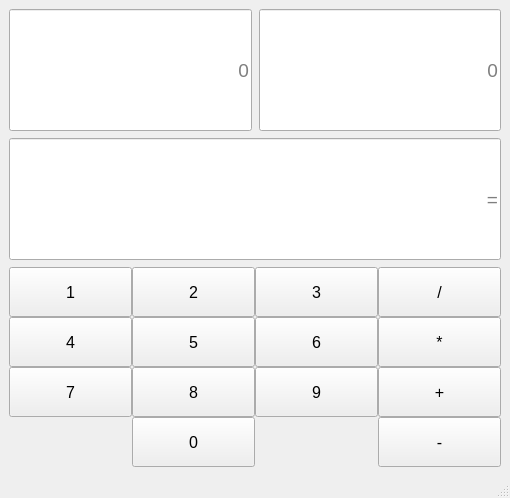
<?xml version="1.0" encoding="UTF-8"?>
<ui version="4.0">
 <class>MainWindow</class>
 <widget class="QMainWindow" name="MainWindow">
  <property name="geometry">
   <rect>
    <x>0</x>
    <y>0</y>
    <width>510</width>
    <height>498</height>
   </rect>
  </property>
  <property name="minimumSize">
   <size>
    <width>0</width>
    <height>0</height>
   </size>
  </property>
  <property name="windowTitle">
   <string>Calculator</string>
  </property>
  <widget class="QWidget" name="centralwidget">
   <layout class="QGridLayout" name="gridLayout_3">
    <item row="0" column="0">
     <layout class="QVBoxLayout" name="verticalLayout">
      <property name="spacing">
       <number>7</number>
      </property>
      <property name="sizeConstraint">
       <enum>QLayout::SetDefaultConstraint</enum>
      </property>
      <property name="topMargin">
       <number>0</number>
      </property>
      <item>
       <layout class="QHBoxLayout" name="horizontalLayout">
        <item>
         <widget class="QLineEdit" name="lineInput">
          <property name="sizePolicy">
           <sizepolicy hsizetype="Expanding" vsizetype="Expanding">
            <horstretch>0</horstretch>
            <verstretch>0</verstretch>
           </sizepolicy>
          </property>
          <property name="minimumSize">
           <size>
            <width>0</width>
            <height>50</height>
           </size>
          </property>
          <property name="font">
           <font>
            <pointsize>14</pointsize>
           </font>
          </property>
          <property name="inputMethodHints">
           <set>Qt::ImhFormattedNumbersOnly</set>
          </property>
          <property name="inputMask">
           <string notr="true">#00000000</string>
          </property>
          <property name="text">
           <string/>
          </property>
          <property name="alignment">
           <set>Qt::AlignRight|Qt::AlignTrailing|Qt::AlignVCenter</set>
          </property>
          <property name="placeholderText">
           <string>0</string>
          </property>
         </widget>
        </item>
        <item>
         <widget class="QLineEdit" name="lineInput_2">
          <property name="sizePolicy">
           <sizepolicy hsizetype="Expanding" vsizetype="Expanding">
            <horstretch>0</horstretch>
            <verstretch>0</verstretch>
           </sizepolicy>
          </property>
          <property name="minimumSize">
           <size>
            <width>0</width>
            <height>50</height>
           </size>
          </property>
          <property name="font">
           <font>
            <pointsize>14</pointsize>
           </font>
          </property>
          <property name="inputMethodHints">
           <set>Qt::ImhFormattedNumbersOnly</set>
          </property>
          <property name="inputMask">
           <string notr="true">000000000</string>
          </property>
          <property name="text">
           <string/>
          </property>
          <property name="alignment">
           <set>Qt::AlignRight|Qt::AlignTrailing|Qt::AlignVCenter</set>
          </property>
          <property name="placeholderText">
           <string>0</string>
          </property>
         </widget>
        </item>
       </layout>
      </item>
      <item>
       <widget class="QLineEdit" name="lineOutput">
        <property name="sizePolicy">
         <sizepolicy hsizetype="Expanding" vsizetype="Expanding">
          <horstretch>0</horstretch>
          <verstretch>0</verstretch>
         </sizepolicy>
        </property>
        <property name="minimumSize">
         <size>
          <width>0</width>
          <height>50</height>
         </size>
        </property>
        <property name="font">
         <font>
          <pointsize>14</pointsize>
         </font>
        </property>
        <property name="text">
         <string/>
        </property>
        <property name="alignment">
         <set>Qt::AlignRight|Qt::AlignTrailing|Qt::AlignVCenter</set>
        </property>
        <property name="readOnly">
         <bool>true</bool>
        </property>
        <property name="placeholderText">
         <string>=</string>
        </property>
       </widget>
      </item>
      <item>
       <layout class="QGridLayout" name="gridLayout_2">
        <property name="spacing">
         <number>0</number>
        </property>
        <item row="2" column="2">
         <widget class="QPushButton" name="num_9">
          <property name="sizePolicy">
           <sizepolicy hsizetype="Minimum" vsizetype="Expanding">
            <horstretch>0</horstretch>
            <verstretch>0</verstretch>
           </sizepolicy>
          </property>
          <property name="minimumSize">
           <size>
            <width>0</width>
            <height>50</height>
           </size>
          </property>
          <property name="font">
           <font>
            <pointsize>12</pointsize>
           </font>
          </property>
          <property name="focusPolicy">
           <enum>Qt::NoFocus</enum>
          </property>
          <property name="text">
           <string>9</string>
          </property>
         </widget>
        </item>
        <item row="0" column="2">
         <widget class="QPushButton" name="num_3">
          <property name="sizePolicy">
           <sizepolicy hsizetype="Minimum" vsizetype="Expanding">
            <horstretch>0</horstretch>
            <verstretch>0</verstretch>
           </sizepolicy>
          </property>
          <property name="minimumSize">
           <size>
            <width>0</width>
            <height>50</height>
           </size>
          </property>
          <property name="font">
           <font>
            <pointsize>12</pointsize>
           </font>
          </property>
          <property name="focusPolicy">
           <enum>Qt::NoFocus</enum>
          </property>
          <property name="text">
           <string>3</string>
          </property>
         </widget>
        </item>
        <item row="0" column="1">
         <widget class="QPushButton" name="num_2">
          <property name="sizePolicy">
           <sizepolicy hsizetype="Minimum" vsizetype="Expanding">
            <horstretch>0</horstretch>
            <verstretch>0</verstretch>
           </sizepolicy>
          </property>
          <property name="minimumSize">
           <size>
            <width>0</width>
            <height>50</height>
           </size>
          </property>
          <property name="font">
           <font>
            <pointsize>12</pointsize>
           </font>
          </property>
          <property name="focusPolicy">
           <enum>Qt::NoFocus</enum>
          </property>
          <property name="text">
           <string>2</string>
          </property>
         </widget>
        </item>
        <item row="1" column="1">
         <widget class="QPushButton" name="num_5">
          <property name="sizePolicy">
           <sizepolicy hsizetype="Minimum" vsizetype="Expanding">
            <horstretch>0</horstretch>
            <verstretch>0</verstretch>
           </sizepolicy>
          </property>
          <property name="minimumSize">
           <size>
            <width>0</width>
            <height>50</height>
           </size>
          </property>
          <property name="font">
           <font>
            <pointsize>12</pointsize>
           </font>
          </property>
          <property name="focusPolicy">
           <enum>Qt::NoFocus</enum>
          </property>
          <property name="text">
           <string>5</string>
          </property>
         </widget>
        </item>
        <item row="2" column="0">
         <widget class="QPushButton" name="num_7">
          <property name="sizePolicy">
           <sizepolicy hsizetype="Minimum" vsizetype="Expanding">
            <horstretch>0</horstretch>
            <verstretch>0</verstretch>
           </sizepolicy>
          </property>
          <property name="minimumSize">
           <size>
            <width>0</width>
            <height>50</height>
           </size>
          </property>
          <property name="font">
           <font>
            <pointsize>12</pointsize>
           </font>
          </property>
          <property name="focusPolicy">
           <enum>Qt::NoFocus</enum>
          </property>
          <property name="text">
           <string>7</string>
          </property>
         </widget>
        </item>
        <item row="3" column="1">
         <widget class="QPushButton" name="num_0">
          <property name="sizePolicy">
           <sizepolicy hsizetype="Minimum" vsizetype="Expanding">
            <horstretch>0</horstretch>
            <verstretch>0</verstretch>
           </sizepolicy>
          </property>
          <property name="minimumSize">
           <size>
            <width>0</width>
            <height>50</height>
           </size>
          </property>
          <property name="font">
           <font>
            <pointsize>12</pointsize>
           </font>
          </property>
          <property name="focusPolicy">
           <enum>Qt::NoFocus</enum>
          </property>
          <property name="text">
           <string>0</string>
          </property>
         </widget>
        </item>
        <item row="0" column="0">
         <widget class="QPushButton" name="num_1">
          <property name="sizePolicy">
           <sizepolicy hsizetype="Minimum" vsizetype="Expanding">
            <horstretch>0</horstretch>
            <verstretch>0</verstretch>
           </sizepolicy>
          </property>
          <property name="minimumSize">
           <size>
            <width>0</width>
            <height>50</height>
           </size>
          </property>
          <property name="font">
           <font>
            <pointsize>12</pointsize>
           </font>
          </property>
          <property name="focusPolicy">
           <enum>Qt::NoFocus</enum>
          </property>
          <property name="text">
           <string>1</string>
          </property>
         </widget>
        </item>
        <item row="2" column="1">
         <widget class="QPushButton" name="num_8">
          <property name="sizePolicy">
           <sizepolicy hsizetype="Minimum" vsizetype="Expanding">
            <horstretch>0</horstretch>
            <verstretch>0</verstretch>
           </sizepolicy>
          </property>
          <property name="minimumSize">
           <size>
            <width>0</width>
            <height>50</height>
           </size>
          </property>
          <property name="font">
           <font>
            <pointsize>12</pointsize>
           </font>
          </property>
          <property name="focusPolicy">
           <enum>Qt::NoFocus</enum>
          </property>
          <property name="text">
           <string>8</string>
          </property>
         </widget>
        </item>
        <item row="1" column="0">
         <widget class="QPushButton" name="num_4">
          <property name="sizePolicy">
           <sizepolicy hsizetype="Minimum" vsizetype="Expanding">
            <horstretch>0</horstretch>
            <verstretch>0</verstretch>
           </sizepolicy>
          </property>
          <property name="minimumSize">
           <size>
            <width>0</width>
            <height>50</height>
           </size>
          </property>
          <property name="font">
           <font>
            <pointsize>12</pointsize>
           </font>
          </property>
          <property name="focusPolicy">
           <enum>Qt::NoFocus</enum>
          </property>
          <property name="text">
           <string>4</string>
          </property>
         </widget>
        </item>
        <item row="0" column="3">
         <widget class="QPushButton" name="division">
          <property name="sizePolicy">
           <sizepolicy hsizetype="Minimum" vsizetype="Expanding">
            <horstretch>0</horstretch>
            <verstretch>0</verstretch>
           </sizepolicy>
          </property>
          <property name="minimumSize">
           <size>
            <width>0</width>
            <height>50</height>
           </size>
          </property>
          <property name="font">
           <font>
            <pointsize>12</pointsize>
           </font>
          </property>
          <property name="focusPolicy">
           <enum>Qt::NoFocus</enum>
          </property>
          <property name="text">
           <string>/</string>
          </property>
         </widget>
        </item>
        <item row="1" column="3">
         <widget class="QPushButton" name="multiplication">
          <property name="sizePolicy">
           <sizepolicy hsizetype="Minimum" vsizetype="Expanding">
            <horstretch>0</horstretch>
            <verstretch>0</verstretch>
           </sizepolicy>
          </property>
          <property name="minimumSize">
           <size>
            <width>0</width>
            <height>50</height>
           </size>
          </property>
          <property name="font">
           <font>
            <pointsize>12</pointsize>
           </font>
          </property>
          <property name="focusPolicy">
           <enum>Qt::NoFocus</enum>
          </property>
          <property name="text">
           <string>*</string>
          </property>
         </widget>
        </item>
        <item row="2" column="3">
         <widget class="QPushButton" name="addition">
          <property name="sizePolicy">
           <sizepolicy hsizetype="Minimum" vsizetype="Expanding">
            <horstretch>0</horstretch>
            <verstretch>0</verstretch>
           </sizepolicy>
          </property>
          <property name="minimumSize">
           <size>
            <width>0</width>
            <height>50</height>
           </size>
          </property>
          <property name="font">
           <font>
            <pointsize>12</pointsize>
           </font>
          </property>
          <property name="focusPolicy">
           <enum>Qt::NoFocus</enum>
          </property>
          <property name="text">
           <string>+</string>
          </property>
         </widget>
        </item>
        <item row="3" column="3">
         <widget class="QPushButton" name="subtraction">
          <property name="sizePolicy">
           <sizepolicy hsizetype="Minimum" vsizetype="Expanding">
            <horstretch>0</horstretch>
            <verstretch>0</verstretch>
           </sizepolicy>
          </property>
          <property name="minimumSize">
           <size>
            <width>0</width>
            <height>50</height>
           </size>
          </property>
          <property name="font">
           <font>
            <pointsize>12</pointsize>
           </font>
          </property>
          <property name="focusPolicy">
           <enum>Qt::NoFocus</enum>
          </property>
          <property name="text">
           <string>-</string>
          </property>
         </widget>
        </item>
        <item row="1" column="2">
         <widget class="QPushButton" name="num_6">
          <property name="sizePolicy">
           <sizepolicy hsizetype="Minimum" vsizetype="Expanding">
            <horstretch>0</horstretch>
            <verstretch>0</verstretch>
           </sizepolicy>
          </property>
          <property name="minimumSize">
           <size>
            <width>0</width>
            <height>50</height>
           </size>
          </property>
          <property name="font">
           <font>
            <pointsize>12</pointsize>
           </font>
          </property>
          <property name="focusPolicy">
           <enum>Qt::NoFocus</enum>
          </property>
          <property name="text">
           <string>6</string>
          </property>
         </widget>
        </item>
       </layout>
      </item>
     </layout>
    </item>
   </layout>
  </widget>
  <widget class="QMenuBar" name="menubar">
   <property name="geometry">
    <rect>
     <x>0</x>
     <y>0</y>
     <width>510</width>
     <height>26</height>
    </rect>
   </property>
  </widget>
  <widget class="QStatusBar" name="statusbar"/>
 </widget>
 <resources/>
 <connections>
  <connection>
   <sender>num_1</sender>
   <signal>clicked()</signal>
   <receiver>MainWindow</receiver>
   <slot>add1()</slot>
   <hints>
    <hint type="sourcelabel">
     <x>70</x>
     <y>260</y>
    </hint>
    <hint type="destinationlabel">
     <x>66</x>
     <y>378</y>
    </hint>
   </hints>
  </connection>
  <connection>
   <sender>num_2</sender>
   <signal>clicked()</signal>
   <receiver>MainWindow</receiver>
   <slot>add2()</slot>
   <hints>
    <hint type="sourcelabel">
     <x>174</x>
     <y>260</y>
    </hint>
    <hint type="destinationlabel">
     <x>83</x>
     <y>379</y>
    </hint>
   </hints>
  </connection>
  <connection>
   <sender>num_3</sender>
   <signal>clicked()</signal>
   <receiver>MainWindow</receiver>
   <slot>add3()</slot>
   <hints>
    <hint type="sourcelabel">
     <x>285</x>
     <y>260</y>
    </hint>
    <hint type="destinationlabel">
     <x>80</x>
     <y>366</y>
    </hint>
   </hints>
  </connection>
  <connection>
   <sender>num_4</sender>
   <signal>clicked()</signal>
   <receiver>MainWindow</receiver>
   <slot>add4()</slot>
   <hints>
    <hint type="sourcelabel">
     <x>84</x>
     <y>310</y>
    </hint>
    <hint type="destinationlabel">
     <x>28</x>
     <y>359</y>
    </hint>
   </hints>
  </connection>
  <connection>
   <sender>num_5</sender>
   <signal>clicked()</signal>
   <receiver>MainWindow</receiver>
   <slot>add5()</slot>
   <hints>
    <hint type="sourcelabel">
     <x>173</x>
     <y>310</y>
    </hint>
    <hint type="destinationlabel">
     <x>42</x>
     <y>396</y>
    </hint>
   </hints>
  </connection>
  <connection>
   <sender>num_6</sender>
   <signal>clicked()</signal>
   <receiver>MainWindow</receiver>
   <slot>add6()</slot>
   <hints>
    <hint type="sourcelabel">
     <x>281</x>
     <y>310</y>
    </hint>
    <hint type="destinationlabel">
     <x>16</x>
     <y>378</y>
    </hint>
   </hints>
  </connection>
  <connection>
   <sender>num_7</sender>
   <signal>pressed()</signal>
   <receiver>MainWindow</receiver>
   <slot>add7()</slot>
   <hints>
    <hint type="sourcelabel">
     <x>71</x>
     <y>360</y>
    </hint>
    <hint type="destinationlabel">
     <x>96</x>
     <y>401</y>
    </hint>
   </hints>
  </connection>
  <connection>
   <sender>num_8</sender>
   <signal>pressed()</signal>
   <receiver>MainWindow</receiver>
   <slot>add8()</slot>
   <hints>
    <hint type="sourcelabel">
     <x>186</x>
     <y>360</y>
    </hint>
    <hint type="destinationlabel">
     <x>64</x>
     <y>403</y>
    </hint>
   </hints>
  </connection>
  <connection>
   <sender>num_9</sender>
   <signal>pressed()</signal>
   <receiver>MainWindow</receiver>
   <slot>add9()</slot>
   <hints>
    <hint type="sourcelabel">
     <x>258</x>
     <y>360</y>
    </hint>
    <hint type="destinationlabel">
     <x>74</x>
     <y>407</y>
    </hint>
   </hints>
  </connection>
  <connection>
   <sender>num_0</sender>
   <signal>clicked()</signal>
   <receiver>MainWindow</receiver>
   <slot>add0()</slot>
   <hints>
    <hint type="sourcelabel">
     <x>197</x>
     <y>410</y>
    </hint>
    <hint type="destinationlabel">
     <x>95</x>
     <y>373</y>
    </hint>
   </hints>
  </connection>
  <connection>
   <sender>division</sender>
   <signal>clicked()</signal>
   <receiver>MainWindow</receiver>
   <slot>division()</slot>
   <hints>
    <hint type="sourcelabel">
     <x>378</x>
     <y>260</y>
    </hint>
    <hint type="destinationlabel">
     <x>391</x>
     <y>253</y>
    </hint>
   </hints>
  </connection>
  <connection>
   <sender>multiplication</sender>
   <signal>clicked()</signal>
   <receiver>MainWindow</receiver>
   <slot>multiplication()</slot>
   <hints>
    <hint type="sourcelabel">
     <x>400</x>
     <y>310</y>
    </hint>
    <hint type="destinationlabel">
     <x>391</x>
     <y>294</y>
    </hint>
   </hints>
  </connection>
  <connection>
   <sender>addition</sender>
   <signal>clicked()</signal>
   <receiver>MainWindow</receiver>
   <slot>addition()</slot>
   <hints>
    <hint type="sourcelabel">
     <x>396</x>
     <y>360</y>
    </hint>
    <hint type="destinationlabel">
     <x>396</x>
     <y>342</y>
    </hint>
   </hints>
  </connection>
  <connection>
   <sender>subtraction</sender>
   <signal>pressed()</signal>
   <receiver>MainWindow</receiver>
   <slot>subtraction()</slot>
   <hints>
    <hint type="sourcelabel">
     <x>398</x>
     <y>410</y>
    </hint>
    <hint type="destinationlabel">
     <x>392</x>
     <y>390</y>
    </hint>
   </hints>
  </connection>
 </connections>
 <slots>
  <slot>add1()</slot>
  <slot>add2()</slot>
  <slot>add3()</slot>
  <slot>add4()</slot>
  <slot>add5()</slot>
  <slot>add6()</slot>
  <slot>add7()</slot>
  <slot>add8()</slot>
  <slot>add9()</slot>
  <slot>add0()</slot>
  <slot>division()</slot>
  <slot>addition()</slot>
  <slot>subtraction()</slot>
  <slot>multiplication()</slot>
 </slots>
</ui>
